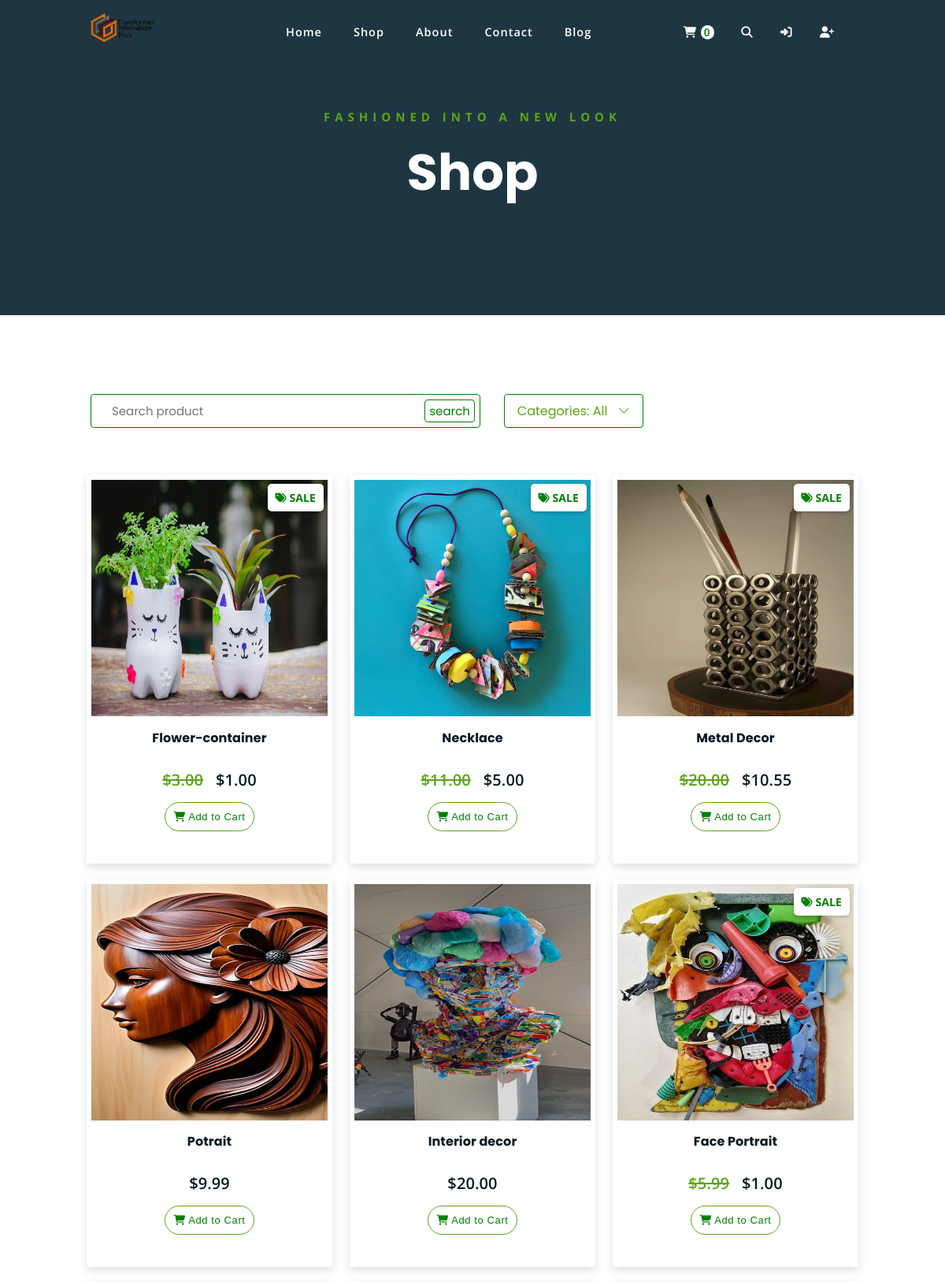
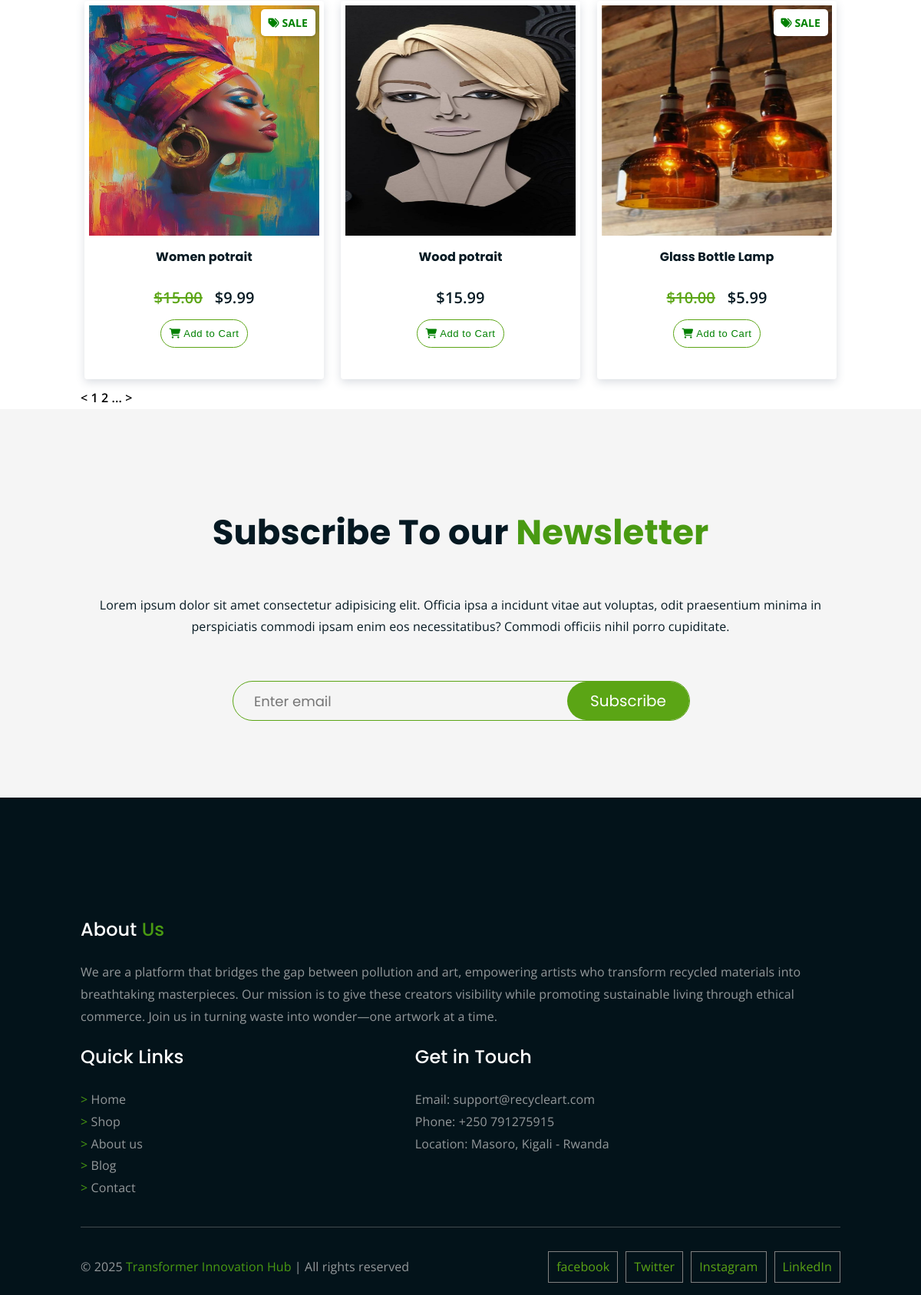
The app's page /shop, older data (2 pictures, top to bottom).
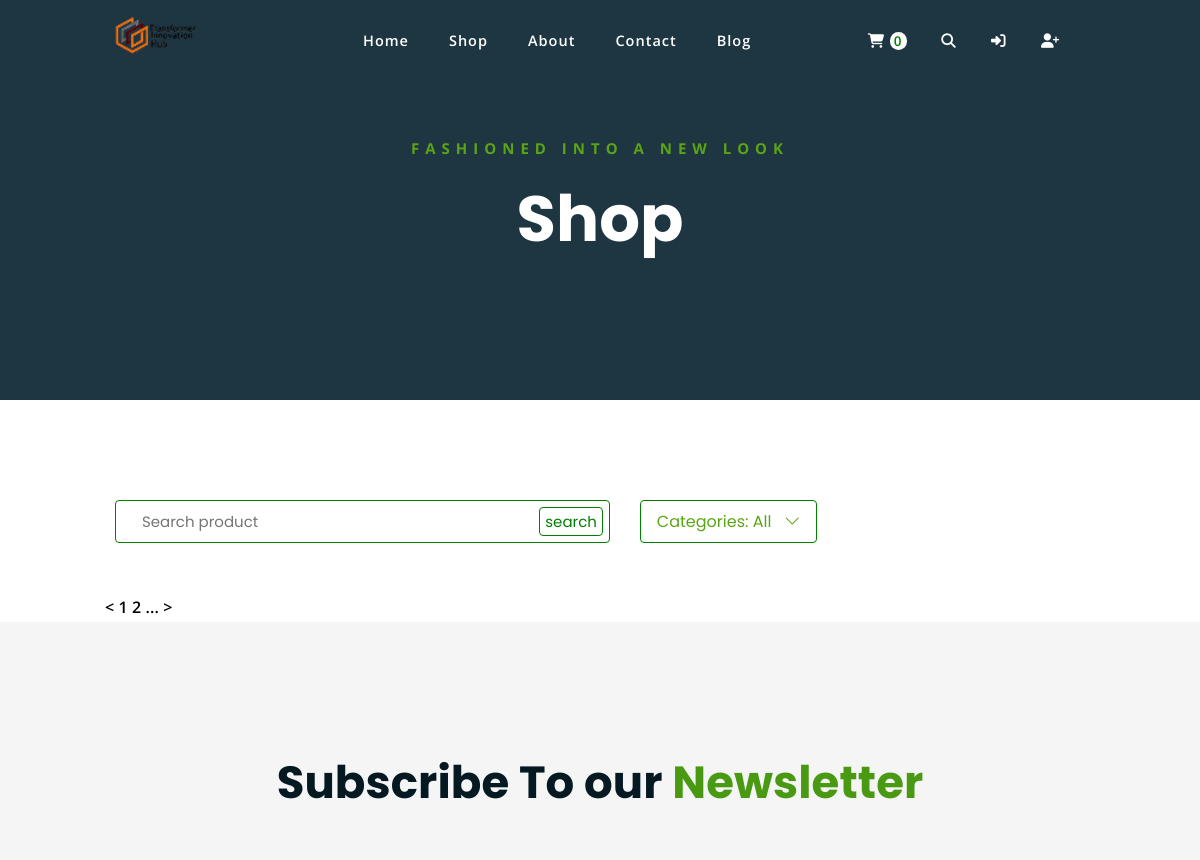
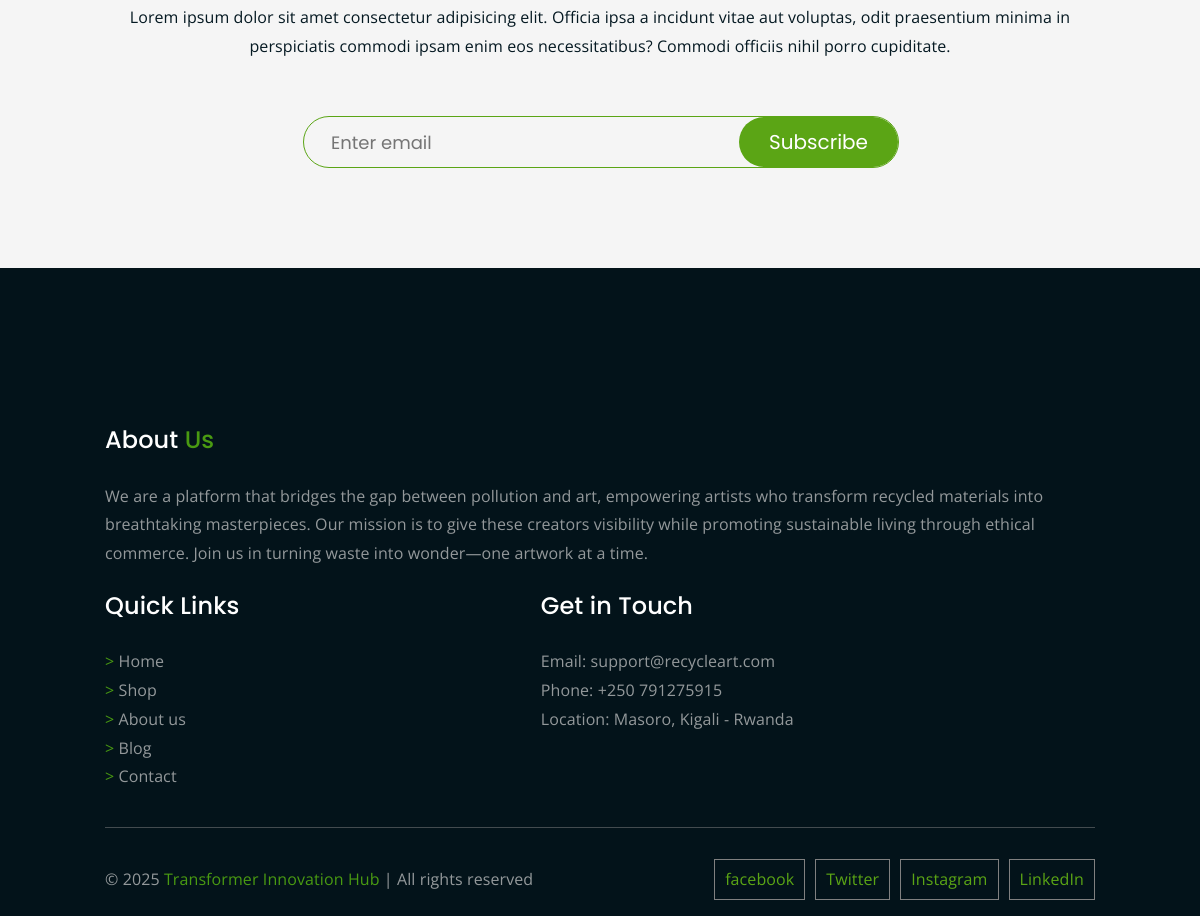
The same page, newer data (2 pictures, top to bottom).
### webstore/models.py (models this page shows, shortened)
class Product(models.Model):
    name = models.CharField(max_length=50)
    price = models.DecimalField(default=0, decimal_places=2, max_digits=6)
    category = models.ForeignKey(Category, on_delete=models.CASCADE, default=1)
    description = models.CharField(max_length=240, blank=True, default="", null=True)
    image = models.ImageField(upload_to="uploads/product")
    is_sale = models.BooleanField(default=False)
    sale_price = models.DecimalField(default=0, decimal_places=2, max_digits=6)

### webstore/views.py (the view)
# urls.py: path("shop", views.store, name="shop"),
def store(request):
    products = Product.objects.all().order_by("-id")
    return render(request, "shop.html", {"products": products})

### cart/cart.py (called while the page is built)
    def __len__(self):
        return len(self.cart)

### cart/context_processors.py (called while the page is built)
def cart(request):
    return {"cart": Cart(request)}

### webstore/templates/shop.html (shortened to what this page needs)
{% extends 'layout.html' %} {% block title %}Shop - Innovation Hub{% endblock %}
{% block page_head %}
    <p class="subtitle">FASHIONED INTO A NEW LOOK</p>
    <h1>Shop</h1>
{% endblock %}
{% block page_content %}
<div class="search-filters">
  <div class="container">
    <div class="row search-row">
      <div class="search">
        <form action="">
          <input type="text" name="" id="" placeholder="Search product" />
          <input type="submit" name="" id="search-btn" value="search" />
        </form>
      </div>
      <div class="dropdown">
        {% if category %}
          <button class="dropbtn">Categories: {{ category }} &nbsp; <i class="bi bi-chevron-down"></i></button>
        {% else %}
          <button class="dropbtn">Categories: All &nbsp; <i class="bi bi-chevron-down"></i></button>
        {% endif %}
      </div>
    </div>
  </div>
</div>
    <div class="product-display">
        <div class="container">
            <div class="row">
                <div class="products-view">
                    {% for item in products %}
                        {% if item.is_sale %}
                            <div class="shop-product-item">
                              <a href="{% url 'webstore:product' item.id %}" class="shop-product-itm-ln">
                                <div class="shop-product-img">
                                    <span class="sale-badge"><i class="fas fa-tags"></i> Sale</span>
                                    <img src="{{ item.image.url }}" alt="">
                                </div>
                              </a>
                              <div class="shop-product-meta">
                                  <h4>{{ item.name }}</h4>
                                  <p class="product-price">
                                      <strike style="color: #5ba515;">${{ item.price }}</strike>
                                      &nbsp;
                                      ${{ item.sale_price }}
                                  </p>
                                  <button type="button" value="{{ item.id }}" class="add-to-cart" id="add-to-cart"><i class="fas fa-shopping-cart"></i> Add to Cart</button>
                              </div>
                            </div>
                        {% else %}
                            <div class="shop-product-item">
                              <a href="{% url 'webstore:product' item.id %}" class="shop-product-itm-ln">
                                <div class="shop-product-img">
                                    <img src="{{ item.image.url }}" alt="">
                                </div>
                              </a>
                              <div class="shop-product-meta">
                                  <h4>{{ item.name }}</h4>
                                  <p class="product-price">${{ item.price }}</p>
                                  <button type="button" value="{{ item.id }}" class="add-to-cart" id="add-to-cart"><i class="fas fa-shopping-cart"></i> Add to Cart</button>
                              </div>
                            </div>
                        {% endif %}
                    {% endfor %}
                </div>
            </div>
        </div>
    </div>
<div class="pages-change">
  <div class="container">
    <div class="row">
      <div class="pg-change-icon">
        <a href="#" class="pg-change-link"> < </a>
        <a href="#" class="pg-change-link"> 1 </a>
        <a href="#" class="pg-change-link"> 2 </a>
        <a href="#" class="pg-change-link"> ... </a>
        <a href="#" class="pg-change-link"> > </a>
      </div>
    </div>
  </div>
</div>
{% endblock %}

Row changes from the older to the newer data that the page shows:
removed Product: image (picture), name "Flower-container", price "3.00", sale_price "1.00", {{ item.id }} 10 (drawn)
removed Product: image (picture), name "Necklace", price "11.00", sale_price "5.00", {{ item.id }} 9 (drawn)
removed Product: image (picture), name "Metal Decor", price "20.00", sale_price "10.55", {{ item.id }} 8 (drawn)
removed Product: image (picture), name "Potrait", price "9.99", {{ item.id }} 7 (drawn)
removed Product: image (picture), name "Interior decor", price "20.00", {{ item.id }} 5 (drawn)
removed Product: image (picture), name "Face Portrait", price "5.99", sale_price "1.00", {{ item.id }} 4 (drawn)
removed Product: image (picture), name "Women potrait", price "15.00", sale_price "9.99", {{ item.id }} 3 (drawn)
removed Product: image (picture), name "Wood potrait", price "15.99", {{ item.id }} 2 (drawn)
removed Product: image (picture), name "Glass Bottle Lamp", price "10.00", sale_price "5.99", {{ item.id }} 1 (drawn)
